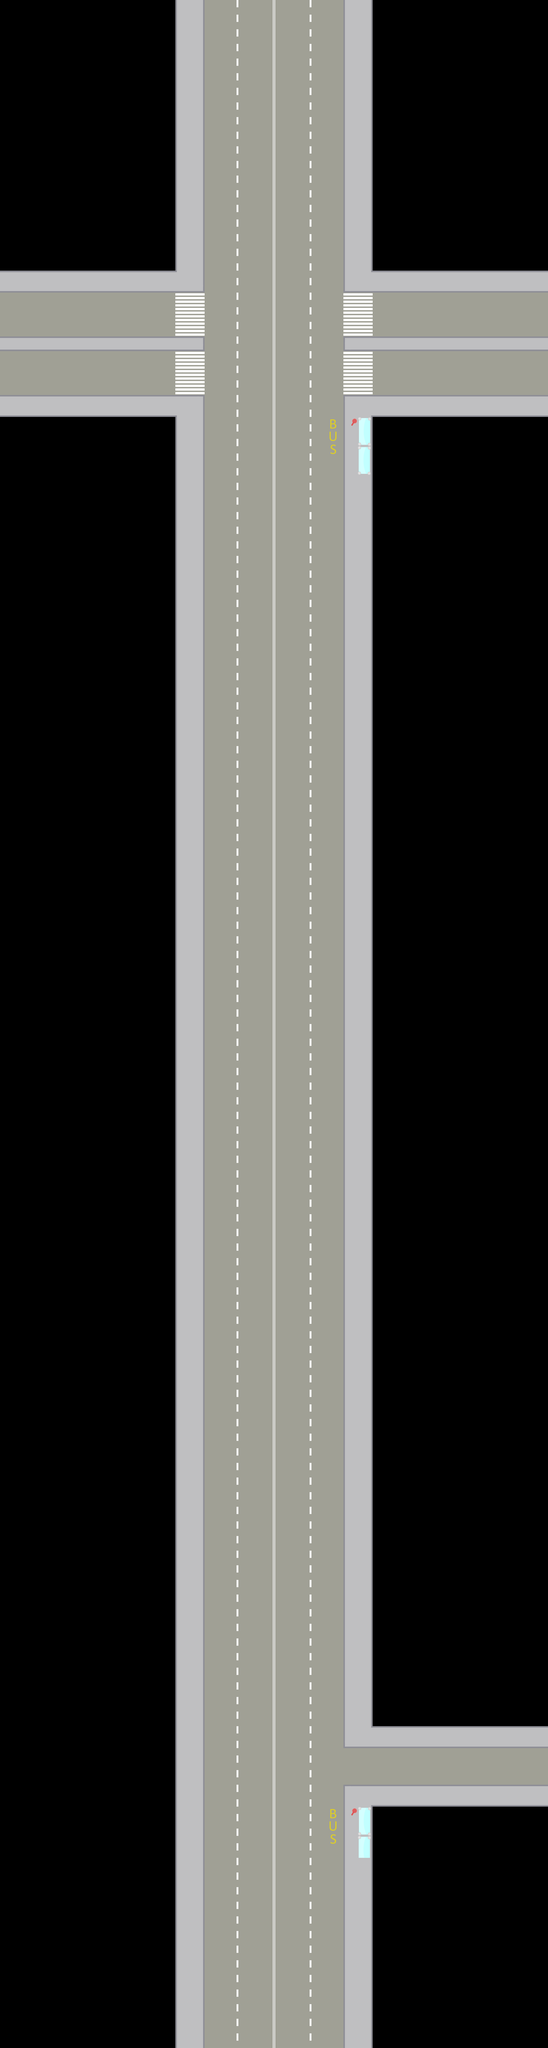

This game map was drawn from its Tiled (.tmx) file and the tilesets committed beside it. A one-line description and the trimmed map source follow:
An orthogonal 75x280 tile map with 32x32 px tiles, 2 tile layers (Tile Layer 1, Tile Layer 2), 2 tilesets.

<map version="1.2" tiledversion="1.3.4" orientation="orthogonal" renderorder="right-down" width="75" height="280" tilewidth="32" tileheight="32" infinite="0" nextlayerid="3" nextobjectid="1">
 <tileset firstgid="1" source="../busSprite.tsx" />
 <tileset firstgid="65" source="../Stations.tsx" />
 <layer id="1" name="Tile Layer 1" width="75" height="280">
  <data>[21000 cells, 6604 non-empty, 7 distinct tile ids]</data>
 </layer>
 <layer id="2" name="Tile Layer 2" width="75" height="280">
  <data>[21000 cells, 2575 non-empty, 9 distinct tile ids]</data>
 </layer>
</map>
